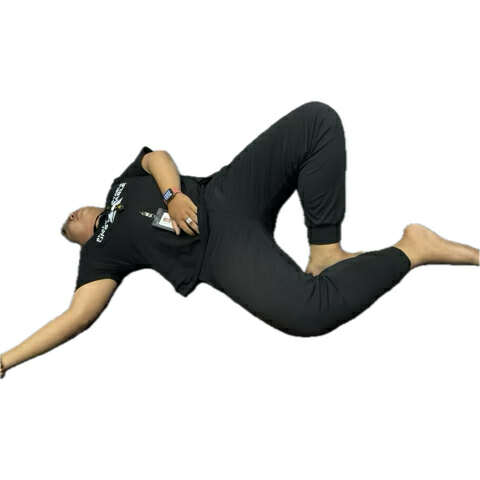
#> input picture M5StackGlass2Driver/assets/image.png, 480 x 480 px
$ python oled_full_write_pbm.py ../assets/image.png
#> lines starting #> are read from the running program, lines starting #| are printed output that depends on the picture; after the words box and inside, x2 and y2 are one past the last pixel; in counts of white or black regions, pixels touching at a corner belong together
#!/usr/bin/env python3
import sys
from PIL import Image
import subprocess

# --- Configuration ---
I2C_BUS = "1"
I2C_ADDR = "0x3c"

# --- Read .pbm filename ---
if len(sys.argv) != 2:
    print("Usage: oled_send_pbm.py <128x64.pbm>")
    sys.exit(1)

pbm_file = sys.argv[1]

# --- Open image & verify ---
try:
    img = Image.open(pbm_file).convert("1")
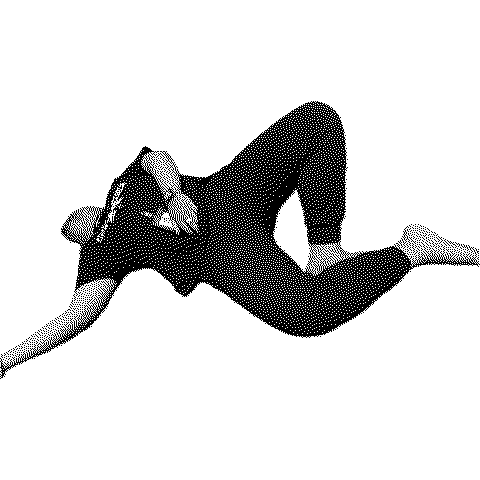
#> img: PIL image 480x480 1; 84.3% white; black in thin lines or dots, all inside (x1, y1, x2, y2) = (0, 101, 480, 379)
except Exception as e:
    print(f"❌ Error opening image: {e}")
    sys.exit(1)

if img.size != (128, 64):
    print(f"❌ Image must be exactly 128x64. Current size: {img.size}")
#| ❌ Image must be exactly 128x64. Current size: (480, 480)
#> (the run stopped early here; a loop or call above may not have finished)
